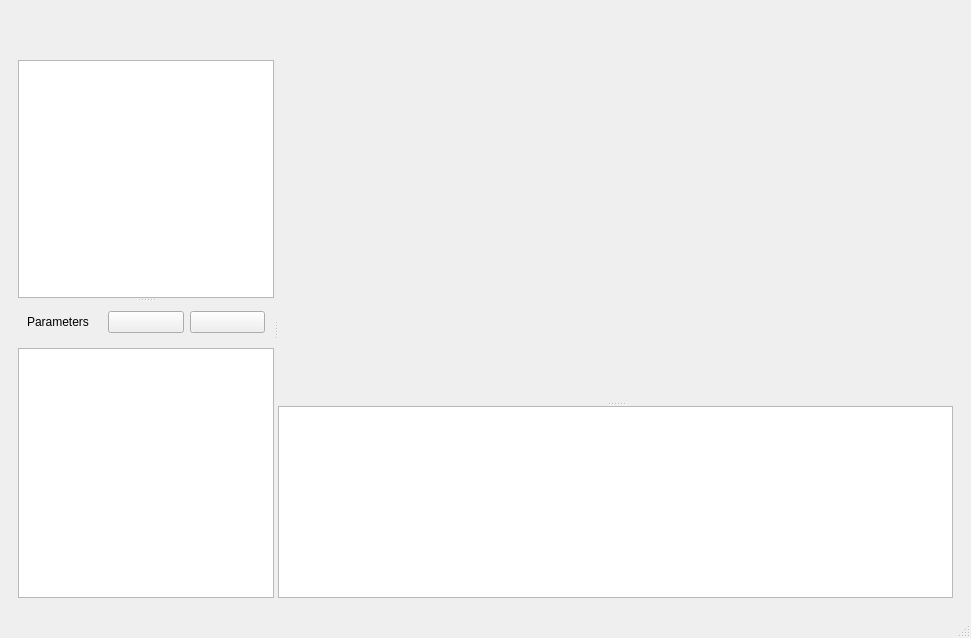
<?xml version="1.0" encoding="UTF-8"?>
<ui version="4.0">
 <class>MainWindow</class>
 <widget class="QMainWindow" name="MainWindow">
  <property name="enabled">
   <bool>true</bool>
  </property>
  <property name="geometry">
   <rect>
    <x>0</x>
    <y>0</y>
    <width>971</width>
    <height>638</height>
   </rect>
  </property>
  <property name="windowTitle">
   <string>MainWindow</string>
  </property>
  <widget class="QWidget" name="centralwidget">
   <property name="sizePolicy">
    <sizepolicy hsizetype="Expanding" vsizetype="Expanding">
     <horstretch>0</horstretch>
     <verstretch>0</verstretch>
    </sizepolicy>
   </property>
   <layout class="QVBoxLayout" name="verticalLayout_3">
    <item>
     <widget class="QWidget" name="top_frame_container" native="true">
      <layout class="QHBoxLayout" name="horizontalLayout_2">
       <item>
        <widget class="RibbonWidget" name="_ribbon" native="true">
         <layout class="QHBoxLayout" name="horizontalLayout_8"/>
        </widget>
       </item>
      </layout>
     </widget>
    </item>
    <item>
     <widget class="QWidget" name="center_app_container" native="true">
      <property name="sizePolicy">
       <sizepolicy hsizetype="Preferred" vsizetype="Expanding">
        <horstretch>0</horstretch>
        <verstretch>0</verstretch>
       </sizepolicy>
      </property>
      <layout class="QVBoxLayout" name="verticalLayout_2">
       <item>
        <widget class="QSplitter" name="splitter_8">
         <property name="orientation">
          <enum>Qt::Horizontal</enum>
         </property>
         <widget class="QWidget" name="left_panel_container" native="true">
          <property name="sizePolicy">
           <sizepolicy hsizetype="Minimum" vsizetype="Preferred">
            <horstretch>0</horstretch>
            <verstretch>0</verstretch>
           </sizepolicy>
          </property>
          <layout class="QVBoxLayout" name="verticalLayout_7">
           <item>
            <widget class="QSplitter" name="splitter">
             <property name="orientation">
              <enum>Qt::Vertical</enum>
             </property>
             <widget class="QWidget" name="tree_view_container" native="true">
              <layout class="QVBoxLayout" name="verticalLayout_6">
               <item>
                <widget class="ModelingOpsView" name="modeling_ops_tree">
                 <property name="enabled">
                  <bool>true</bool>
                 </property>
                 <property name="sizePolicy">
                  <sizepolicy hsizetype="Minimum" vsizetype="Expanding">
                   <horstretch>1</horstretch>
                   <verstretch>0</verstretch>
                  </sizepolicy>
                 </property>
                 <property name="minimumSize">
                  <size>
                   <width>0</width>
                   <height>100</height>
                  </size>
                 </property>
                 <property name="sizeIncrement">
                  <size>
                   <width>1</width>
                   <height>0</height>
                  </size>
                 </property>
                 <property name="baseSize">
                  <size>
                   <width>200</width>
                   <height>0</height>
                  </size>
                 </property>
                 <property name="contextMenuPolicy">
                  <enum>Qt::CustomContextMenu</enum>
                 </property>
                 <property name="layoutDirection">
                  <enum>Qt::LeftToRight</enum>
                 </property>
                </widget>
               </item>
              </layout>
             </widget>
             <widget class="QWidget" name="param_table_view_container" native="true">
              <layout class="QVBoxLayout" name="verticalLayout_5">
               <item>
                <widget class="QWidget" name="widget" native="true">
                 <layout class="QHBoxLayout" name="horizontalLayout">
                  <item>
                   <widget class="QLabel" name="param_label">
                    <property name="text">
                     <string>Parameters</string>
                    </property>
                   </widget>
                  </item>
                  <item>
                   <widget class="QPushButton" name="add_param_btn">
                    <property name="text">
                     <string/>
                    </property>
                    <property name="icon">
                     <iconset resource="resources/resources.qrc">
                      <normaloff>:/icons/plus_dm.png</normaloff>:/icons/plus_dm.png</iconset>
                    </property>
                   </widget>
                  </item>
                  <item>
                   <widget class="QPushButton" name="rmv_param_btn">
                    <property name="text">
                     <string/>
                    </property>
                    <property name="icon">
                     <iconset resource="resources/resources.qrc">
                      <normaloff>:/icons/minus_dm.png</normaloff>:/icons/minus_dm.png</iconset>
                    </property>
                   </widget>
                  </item>
                 </layout>
                </widget>
               </item>
               <item>
                <widget class="QTableView" name="param_table_view"/>
               </item>
              </layout>
             </widget>
            </widget>
           </item>
          </layout>
         </widget>
         <widget class="QWidget" name="console_viewer_container" native="true">
          <property name="sizePolicy">
           <sizepolicy hsizetype="Expanding" vsizetype="Preferred">
            <horstretch>1</horstretch>
            <verstretch>0</verstretch>
           </sizepolicy>
          </property>
          <layout class="QVBoxLayout" name="verticalLayout">
           <item>
            <widget class="QSplitter" name="splitter_3">
             <property name="sizePolicy">
              <sizepolicy hsizetype="Preferred" vsizetype="Expanding">
               <horstretch>0</horstretch>
               <verstretch>0</verstretch>
              </sizepolicy>
             </property>
             <property name="orientation">
              <enum>Qt::Vertical</enum>
             </property>
             <widget class="OCCTWidget" name="viewer" native="true">
              <property name="sizePolicy">
               <sizepolicy hsizetype="Expanding" vsizetype="Expanding">
                <horstretch>10</horstretch>
                <verstretch>1</verstretch>
               </sizepolicy>
              </property>
              <property name="minimumSize">
               <size>
                <width>0</width>
                <height>100</height>
               </size>
              </property>
              <property name="sizeIncrement">
               <size>
                <width>1</width>
                <height>0</height>
               </size>
              </property>
              <property name="baseSize">
               <size>
                <width>800</width>
                <height>500</height>
               </size>
              </property>
              <property name="layoutDirection">
               <enum>Qt::LeftToRight</enum>
              </property>
             </widget>
             <widget class="QWidget" name="console_container" native="true">
              <layout class="QVBoxLayout" name="verticalLayout_4">
               <item>
                <widget class="ConsoleWidget" name="_console">
                 <property name="sizePolicy">
                  <sizepolicy hsizetype="Expanding" vsizetype="Preferred">
                   <horstretch>0</horstretch>
                   <verstretch>0</verstretch>
                  </sizepolicy>
                 </property>
                 <property name="minimumSize">
                  <size>
                   <width>0</width>
                   <height>50</height>
                  </size>
                 </property>
                </widget>
               </item>
              </layout>
             </widget>
            </widget>
           </item>
          </layout>
         </widget>
        </widget>
       </item>
      </layout>
     </widget>
    </item>
   </layout>
  </widget>
  <widget class="QStatusBar" name="statusbar"/>
  <widget class="QMenuBar" name="menuBar">
   <property name="enabled">
    <bool>false</bool>
   </property>
   <property name="geometry">
    <rect>
     <x>0</x>
     <y>0</y>
     <width>971</width>
     <height>20</height>
    </rect>
   </property>
   <property name="defaultUp">
    <bool>false</bool>
   </property>
  </widget>
 </widget>
 <customwidgets>
  <customwidget>
   <class>OCCTWidget</class>
   <extends>QWidget</extends>
   <header>nales_alpha/widgets/occt_widget.h</header>
   <container>1</container>
  </customwidget>
  <customwidget>
   <class>ConsoleWidget</class>
   <extends>QTextEdit</extends>
   <header>nales_alpha/widgets/console.h</header>
  </customwidget>
  <customwidget>
   <class>ModelingOpsView</class>
   <extends>QTreeView</extends>
   <header>nales_alpha/views/tree_views.h</header>
  </customwidget>
  <customwidget>
   <class>RibbonWidget</class>
   <extends>QWidget</extends>
   <header>nales_alpha/widgets/ribbon_widget.h</header>
   <container>1</container>
  </customwidget>
 </customwidgets>
 <tabstops>
  <tabstop>modeling_ops_tree</tabstop>
 </tabstops>
 <resources>
  <include location="resources/resources.qrc"/>
 </resources>
 <connections/>
</ui>
